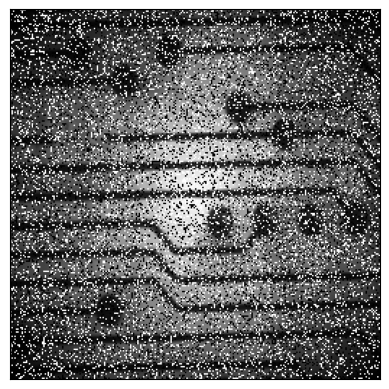
#> input picture Taller4/images/circuit_noise.png, 389 x 389 px
$ jupyter execute '4. Ejercicio de síntesis taller 4.ipynb'
#> lines starting #> are read from the running program, lines starting #| are printed output that depends on the picture
[cell 1]
import cv2
import matplotlib.pyplot as plt
import numpy as np


from skimage.morphology import footprint_rectangle
from skimage.filters.rank import mean
from scipy.ndimage import convolve
from scipy.ndimage import gaussian_filter

# Utilizando filtros lineales, suavizantes y no lineales, así como cualquier otra operación anterior, el objetivo es tratar de restaurar la imagen a su estado original lo más fiel posible a la original. Un posible resultado aceptable puede ser.

[cell 2]
circuit = cv2.imread("images/circuit_noise.png", cv2.IMREAD_GRAYSCALE)
#> circuit is the input picture: shape (389, 389); min 0, max 255, mean 104.9
plt.imshow(circuit, cmap= 'gray', vmin = 0, vmax= 255)
plt.show()

[cell 3]
hist = cv2.calcHist([circuit], [0], None, [256], [0, 256])
#> hist = 256 values, max 12269 at index 255, min 196 at index 237, mean 591.1
plt.plot(hist)
plt.show()
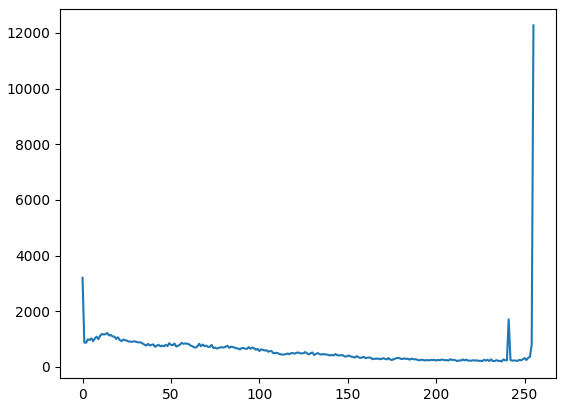
#> figure drawn by matplotlib, 1 panel; curve peaks at x = 255, y = 12269

[cell 4]
import cv2
import numpy as np


imagen_filtrada = cv2.medianBlur(circuit, 5)
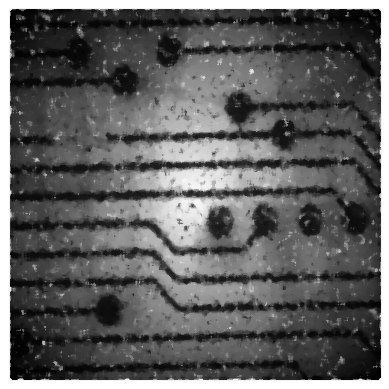
#> imagen_filtrada: shape (389, 389); min 0, max 255, mean 95.7
plt.imshow(imagen_filtrada, cmap= 'gray')
plt.show()

[cell 5]
imagen_desenfocada = cv2.GaussianBlur(imagen_filtrada, (201, 201), 0)
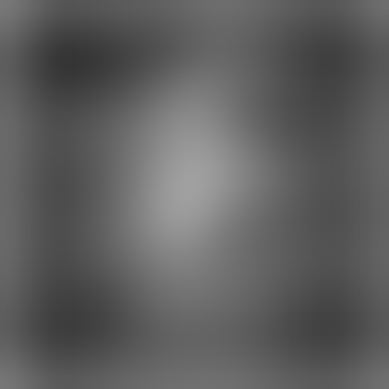
#> imagen_desenfocada: shape (389, 389); min 52, max 160, mean 94.9

plt.imshow(imagen_desenfocada, cmap= 'gray')
plt.show()

[cell 6]
imagen_sin_sombras = cv2.divide(imagen_filtrada.astype(np.float32), (imagen_desenfocada // 2).astype(np.float32))
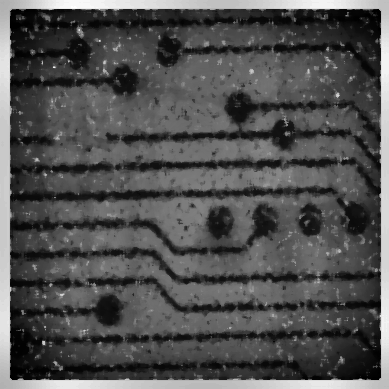
#> imagen_sin_sombras: shape (389, 389) float32; min 0, max 6.22, mean 1.97; drawn with min black and max white
plt.imshow(imagen_sin_sombras, cmap= 'gray')
plt.show()

[cell 7]
imagen_resultado = cv2.normalize(imagen_sin_sombras, None, alpha=0, beta=255, norm_type=cv2.NORM_MINMAX)

imagen_resultado = imagen_resultado.astype(np.uint8)

imagen_resultado = cv2.equalizeHist(imagen_resultado)
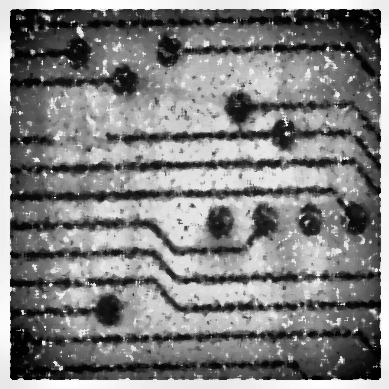
#> imagen_resultado: shape (389, 389); min 0, max 255, mean 128.3

plt.imshow(imagen_resultado, cmap= 'gray')
plt.show()

[cell 8]
circuit_ = cv2.imread("images/circuit.png", cv2.IMREAD_GRAYSCALE)
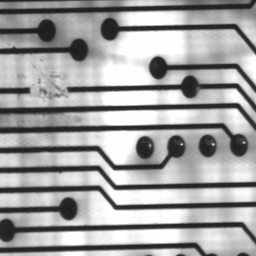
#> input picture Taller4/images/circuit.png, 256 x 256 px
#> circuit_ is the input picture: shape (256, 256); min 24, max 254, mean 162.4

fig, axes = plt.subplots(1,3, figsize = (20,10))
axes[0].imshow(circuit_, cmap= 'gray', vmin = 0, vmax= 255)
axes[0].set_title('Imagen Original')
axes[1].imshow(circuit, cmap= 'gray', vmin = 0, vmax= 255)
axes[1].set_title('Imagen Con Ruido')
axes[2].imshow(imagen_resultado, cmap= 'gray', vmin = 0, vmax= 255)
axes[2].set_title('Imagen Restaurada')
plt.show()
